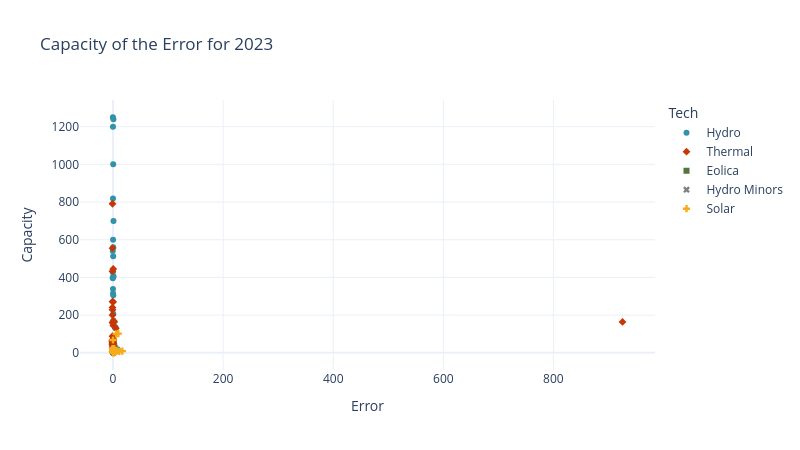

Notebook source saved alongside this figure:
### Code cell
# Meassure by Year, group from timestamps
err_x_cap_year = err_x_cap.copy()
err_x_cap_year = err_x_cap_year.groupby(['GENERATION_PROJECT','Tech']).agg({
    'Error': 'mean', 'Capacity' : 'mean'
}).reset_index()
err_x_cap_year[base_year] = base_year
plot_err_x_cap(err_x_cap_year, base_year,'Tech')

### Figure 1 — Plotly figure (JSON) as saved in the notebook; plotly's stock layout.template omitted (floating-point values rounded to 4 significant figures; data arrays with more than 128 entries replaced by an {"elided": "..."} marker saying what was removed)
{"data": [{"customdata": {"elided": "133x2 str values"}, "hovertemplate": "Tech=%{customdata[0]}<br>Error=%{x}<br>Capacity=%{y}<br>2023=%{customdata[1]}<extra></extra>", "legendgroup": "Hydro", "marker": {"color": "#3292A9", "symbol": "circle"}, "mode": "markers", "name": "Hydro", "orientation": "v", "showlegend": true, "type": "scatter", "x": {"elided": "133 float values"}, "xaxis": "x", "y": {"elided": "133 float values"}, "yaxis": "y"}, {"customdata": [["Thermal", "2023"], ["Thermal", "2023"], ["Thermal", "2023"], ["Thermal", "2023"], ["Thermal", "2023"], ["Thermal", "2023"], ["Thermal", "2023"], ["Thermal", "2023"], ["Thermal", "2023"], ["Thermal", "2023"], ["Thermal", "2023"], ["Thermal", "2023"], ["Thermal", "2023"], ["Thermal", "2023"], ["Thermal", "2023"], ["Thermal", "2023"], ["Thermal", "2023"], ["Thermal", "2023"], ["Thermal", "2023"], ["Thermal", "2023"], ["Thermal", "2023"], ["Thermal", "2023"], ["Thermal", "2023"], ["Thermal", "2023"], ["Thermal", "2023"], ["Thermal", "2023"], ["Thermal", "2023"], ["Thermal", "2023"], ["Thermal", "2023"], ["Thermal", "2023"], ["Thermal", "2023"], ["Thermal", "2023"], ["Thermal", "2023"], ["Thermal", "2023"], ["Thermal", "2023"], ["Thermal", "2023"], ["Thermal", "2023"], ["Thermal", "2023"], ["Thermal", "2023"]], "hovertemplate": "Tech=%{customdata[0]}<br>Error=%{x}<br>Capacity=%{y}<br>2023=%{customdata[1]}<extra></extra>", "legendgroup": "Thermal", "marker": {"color": "#C53707", "symbol": "diamond"}, "mode": "markers", "name": "Thermal", "orientation": "v", "showlegend": true, "type": "scatter", "x": [-1.0, -1.0, -1.0, -1.0, -1.0, -1.0, -1.0, -1.0, 0.3044, 0.5007, 5.109, 2.104, -0.8028, 0.5589, -0.06398, 0.6671, -1.0, -1.0, 0.9123, 1.04, 925.5, 0.1926, -0.9857, -1.0, -1.0, -1.0, -1.0, -1.0, -1.0, -1.0, 0.1032, 0.2196, 0.2758, 0.05021, -1.0, 1.146, -0.4771, -1.0, -0.4735], "xaxis": "x", "y": [60, 60, 555, 52, 60, 66, 200, 160, 445, 145, 130, 164, 36, 72, 70, 165, 45, 45, 165, 170, 164, 270, 791, 28, 272, 50, 229, 88, 433, 241, 50, 50, 50, 6.5, 8, 36, 63, 64, 63], "yaxis": "y"}, {"customdata": [["Eolica", "2023"], ["Eolica", "2023"]], "hovertemplate": "Tech=%{customdata[0]}<br>Error=%{x}<br>Capacity=%{y}<br>2023=%{customdata[1]}<extra></extra>", "legendgroup": "Eolica", "marker": {"color": "#55733D", "symbol": "square"}, "mode": "markers", "name": "Eolica", "orientation": "v", "showlegend": true, "type": "scatter", "x": [0.525, 0.2754], "xaxis": "x", "y": [20, 12], "yaxis": "y"}, {"customdata": [["Hydro Minors", "2023"], ["Hydro Minors", "2023"], ["Hydro Minors", "2023"], ["Hydro Minors", "2023"], ["Hydro Minors", "2023"], ["Hydro Minors", "2023"], ["Hydro Minors", "2023"], ["Hydro Minors", "2023"], ["Hydro Minors", "2023"], ["Hydro Minors", "2023"], ["Hydro Minors", "2023"], ["Hydro Minors", "2023"]], "hovertemplate": "Tech=%{customdata[0]}<br>Error=%{x}<br>Capacity=%{y}<br>2023=%{customdata[1]}<extra></extra>", "legendgroup": "Hydro Minors", "marker": {"color": "#808080", "symbol": "x"}, "mode": "markers", "name": "Hydro Minors", "orientation": "v", "showlegend": true, "type": "scatter", "x": [0.06509, 0.2405, 0.6616, 0.604, 1.016, 0.2169, 0.2562, 0.2675, 0.3321, 0.325, 0.6331, 0.3243], "xaxis": "x", "y": [7.29, 15, 19.17, 19.9, 9.5, 19.9, 9.5, 19.9, 19.9, 4.9, 19.9, 19.9], "yaxis": "y"}, {"customdata": [["Solar", "2023"], ["Solar", "2023"], ["Solar", "2023"], ["Solar", "2023"], ["Solar", "2023"], ["Solar", "2023"], ["Solar", "2023"], ["Solar", "2023"], ["Solar", "2023"], ["Solar", "2023"], ["Solar", "2023"], ["Solar", "2023"], ["Solar", "2023"], ["Solar", "2023"], ["Solar", "2023"], ["Solar", "2023"], ["Solar", "2023"], ["Solar", "2023"], ["Solar", "2023"], ["Solar", "2023"], ["Solar", "2023"], ["Solar", "2023"], ["Solar", "2023"], ["Solar", "2023"], ["Solar", "2023"], ["Solar", "2023"], ["Solar", "2023"], ["Solar", "2023"], ["Solar", "2023"], ["Solar", "2023"], ["Solar", "2023"], ["Solar", "2023"], ["Solar", "2023"], ["Solar", "2023"], ["Solar", "2023"], ["Solar", "2023"], ["Solar", "2023"], ["Solar", "2023"], ["Solar", "2023"], ["Solar", "2023"], ["Solar", "2023"], ["Solar", "2023"], ["Solar", "2023"], ["Solar", "2023"], ["Solar", "2023"], ["Solar", "2023"], ["Solar", "2023"]], "hovertemplate": "Tech=%{customdata[0]}<br>Error=%{x}<br>Capacity=%{y}<br>2023=%{customdata[1]}<extra></extra>", "legendgroup": "Solar", "marker": {"color": "#F7AB17", "symbol": "cross"}, "mode": "markers", "name": "Solar", "orientation": "v", "showlegend": true, "type": "scatter", "x": [0.612, 0.9008, 1.57, 0.9203, 0.927, 1.82, 4.19, -0.1874, -0.1053, -0.02296, -0.2237, -0.2205, 0.155, 0.4356, 0.3885, 3.239, 0.1563, 16.9, 2.0, -0.06126, 0.7461, 0.03602, 5.677, 7.1, 0.57, 0.722, 0.2629, 0.3944, 0.6307, 2.503, 11.42, 2.064, -0.1814, 9.499, 0.2144, 0.4616, -0.05805, 0.2911, 0.3278, 0.5622, 0.1552, -0.01266, -0.1383, 0.394, 0.4321, 0.9107, 4.066], "xaxis": "x", "y": [9.9, 0.99, 4, 1.39, 4.99, 1.41, 6.4, 19.9, 19.9, 19.9, 19.9, 17.9, 3, 5.06, 11.5, 9.9, 11.5, 9, 21.9, 68, 9.9, 21.9, 100, 9.5, 2.45, 16, 9.1, 11.5, 9.9, 9.9, 7.4, 2.9, 9.9, 102, 9.1, 19.9, 18.5, 8.06, 4, 9.9, 19.9, 9.9, 1, 21.9, 21.9, 9.1, 9.8], "yaxis": "y"}], "layout": {"height": 450, "legend": {"title": {"text": "Tech"}, "tracegroupgap": 0}, "title": {"text": "Capacity of the Error for 2023"}, "width": 800, "xaxis": {"anchor": "y", "domain": [0, 1], "title": {"text": "Error"}}, "yaxis": {"anchor": "x", "domain": [0, 1], "title": {"text": "Capacity"}}}}
